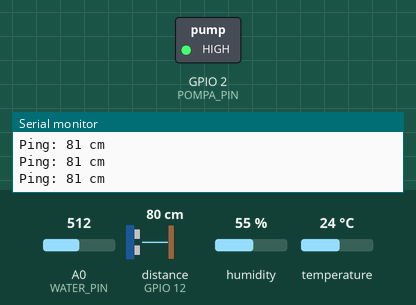
Bench run of a sketch on a simulated ESP8266 (NodeMCU). Shown: switched loads named in the sketch (green lamp = pin HIGH), the last lines printed to the serial monitor. The inputs (shaded band) are chosen by the test bench; at power-on: distance to the obstacle (sensor on GPIO 12) 80 cm, A0 (WATER_PIN) = 512, humidity 55 %, temperature 24 °C. The echo pulse lasts 58.3 µs per cm; WiFi joins after 1.5 s; servers stay silent unless stated; uploads are accepted with an empty reply.

Above: at 3.2 s.
3.3 s: distance to the obstacle (sensor on GPIO 12) set to 11 cm
4.8 s: distance to the obstacle (sensor on GPIO 12) set to 8 cm
At 5.5 s:
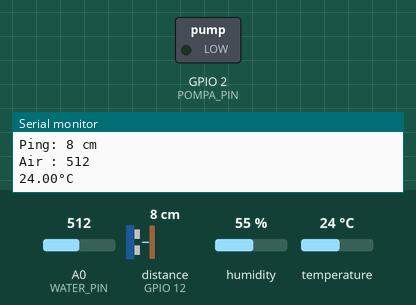
6.3 s: distance to the obstacle (sensor on GPIO 12) set to 18 cm
At 8.6 s:
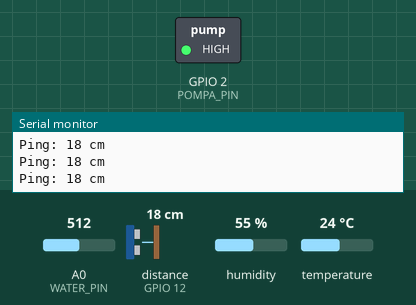
9.3 s: distance to the obstacle (sensor on GPIO 12) set to 2 cm
At 10.0 s:
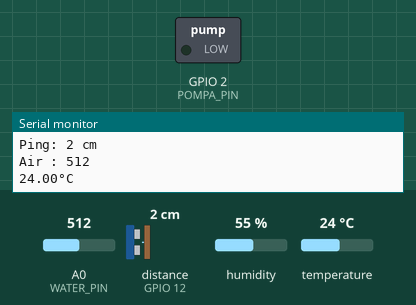
Timing chart, 0 to 11.8 s (numbered marks = the images above; inputs shaded):
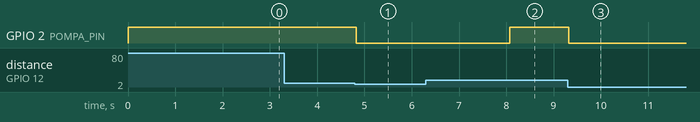

Measured:
- the behaviour switches between 10 and 9 cm on distance to the obstacle (sensor on GPIO 12) (found by bisection; images 0 and 1)
- after the input at 4.8 s, GPIO 2 (POMPA_PIN): HIGH → LOW at once
- after the input at 6.3 s, GPIO 2 (POMPA_PIN): LOW → HIGH after 1.8 s
- after the input at 9.3 s, GPIO 2 (POMPA_PIN): HIGH → LOW at once

The sketch:

ping_dht_web.ino
```cpp
#include "DHT.h"
#include <NewPing.h>
#include <ESP8266WiFi.h>
#include <ESP8266HTTPClient.h>

#define DHTPIN 14     // Digital pin connected to the DHT sensor
#define TRIGGER_PIN  13  // Arduino pin tied to trigger pin on the ultrasonic sensor.
#define ECHO_PIN     12  // Arduino pin tied to echo pin on the ultrasonic sensor.
#define MAX_DISTANCE 200
#define LIMIT_DISTANCE 10

#define WATER_PIN A0

//#define DHTTYPE DHT11   // DHT 11
#define DHTTYPE DHT22   // DHT 22  (AM2302), AM2321
//#define DHTTYPE DHT21   // DHT 21 (AM2301)

#define POMPA_PIN 2

DHT dht(DHTPIN, DHTTYPE);
NewPing sonar(TRIGGER_PIN, ECHO_PIN, MAX_DISTANCE);

const char* ssid = "Cafetuli";
const char* password = "Hening07";

void setup() {
  Serial.begin(9600);
  Serial.println(F("DHTxx test OK!"));

  dht.begin();

  pinMode(POMPA_PIN, OUTPUT);
  digitalWrite(POMPA_PIN, HIGH);

   WiFi.begin(ssid, password);
 Serial.print("Connecting..");
  while (WiFi.status() != WL_CONNECTED) {

    delay(1000);
     Serial.print("."); //status saat mengkoneksikan

  }
  Serial.println("IP Address:"); //alamat ip lokal
    Serial.println(WiFi.localIP());
}

void loop() {
  digitalWrite(POMPA_PIN, HIGH);
  Serial.print("Ping: ");
  String pingStr = String(sonar.ping_cm());
  int pingCm = pingStr.toInt();
  Serial.println(pingStr + " cm");
  // Wait a few seconds between measurements.

  if(pingCm < LIMIT_DISTANCE  && pingCm > 0){

     digitalWrite(POMPA_PIN, LOW);

    int adcWater = analogRead(WATER_PIN);
    Serial.print("Air : ");
    Serial.println(adcWater);

    float t = dht.readTemperature();

    // Check if any reads failed and exit early (to try again).
    if (isnan(t)) {
      Serial.println(F("Failed to read from DHT sensor!"));
      return;
    }

    Serial.print(t);
    Serial.println(F("°C "));

     konekURL("http://192.168.1.45/handsanitizer/api/add_data.php?suhu=" + String(t) + "&cairan=" + String(adcWater));

    delay(2000);
  }

  // Read temperature as Celsius (the default)


  delay(50);
}


void konekURL(String url){
if (WiFi.status() == WL_CONNECTED) { //Check WiFi connection status

    WiFiClient client;
    HTTPClient http;  //Declare an object of class HTTPClient

     if (http.begin(client, url)) {  // HTTP


//      Serial.print("[HTTP] GET...\n");
      // start connection and send HTTP header
      int httpCode = http.GET();

      // httpCode will be negative on error
      if (httpCode > 0) {
        // HTTP header has been send and Server response header has been handled
//        Serial.printf("[HTTP] GET... code: %d\n", httpCode);

        // file found at server
        if (httpCode == HTTP_CODE_OK || httpCode == HTTP_CODE_MOVED_PERMANENTLY) {
          String payload = http.getString();
          Serial.print(payload);
          Serial.print('\n');
        }
      } else {
        Serial.printf("[HTTP] GET... failed, error: %s\n", http.errorToString(httpCode).c_str());
      }

      http.end();
    } else {
      Serial.printf("[HTTP} Unable to connect\n");
    }
  }
  delay(1000);
}
```
